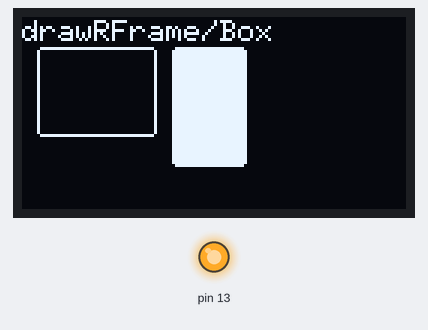
A sketch run on a simulated Arduino Uno, built with avr-gcc and run on an emulated ATmega328P. Shown: 128×64 one-colour display, output pins drawn as LEDs (lit = HIGH).

Above: at 3.52 s.
At 6.9 s:
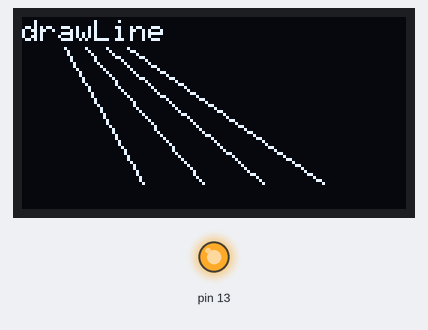
At 12.6 s:
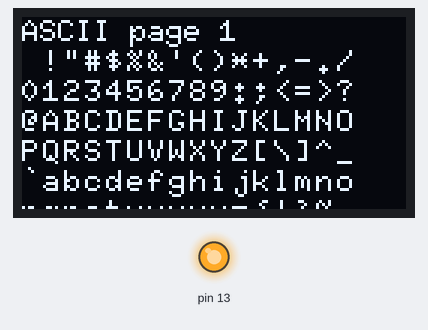
At 19.2 s:
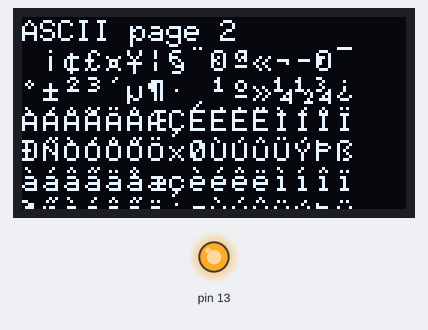
At 29.14 s:
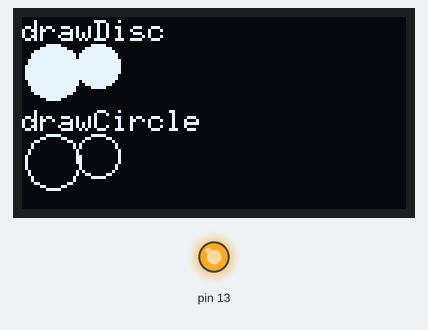
At 39.0 s:
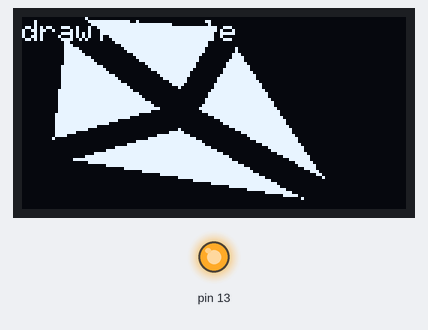

The sketch:

oled_i2c_128.ino
```cpp
#include "U8glib.h"

U8GLIB_SSD1306_128X64 u8g(U8G_I2C_OPT_NO_ACK);  // Display which does not send AC

void u8g_prepare(void) {
  u8g.setFont(u8g_font_6x10);
  u8g.setFontRefHeightExtendedText();
  u8g.setDefaultForegroundColor();
  u8g.setFontPosTop();
}

void u8g_box_frame(uint8_t a) {
  u8g.drawStr(0, 0, "drawBox");
  u8g.drawBox(5, 10, 20, 10);
  u8g.drawBox(10 + a, 15, 30, 7);
  u8g.drawStr(0, 30, "drawFrame");
  u8g.drawFrame(5, 10 + 30, 20, 10);
  u8g.drawFrame(10 + a, 15 + 30, 30, 7);
}

void u8g_disc_circle(uint8_t a) {
  u8g.drawStr(0, 0, "drawDisc");
  u8g.drawDisc(10, 18, 9);
  u8g.drawDisc(24 + a, 16, 7);
  u8g.drawStr(0, 30, "drawCircle");
  u8g.drawCircle(10, 18 + 30, 9);
  u8g.drawCircle(24 + a, 16 + 30, 7);
}

void u8g_r_frame(uint8_t a) {
  u8g.drawStr(0, 0, "drawRFrame/Box");
  u8g.drawRFrame(5, 10, 40, 30, a + 1);
  u8g.drawRBox(50, 10, 25, 40, a + 1);
}

void u8g_string(uint8_t a) {
  u8g.drawStr(30 + a, 31, " 0");
  u8g.drawStr90(30, 31 + a, " 90");
  u8g.drawStr180(30 - a, 31, " 180");
  u8g.drawStr270(30, 31 - a, " 270");
}

void u8g_line(uint8_t a) {
  u8g.drawStr(0, 0, "drawLine");
  u8g.drawLine(7 + a, 10, 40, 55);
  u8g.drawLine(7 + a * 2, 10, 60, 55);
  u8g.drawLine(7 + a * 3, 10, 80, 55);
  u8g.drawLine(7 + a * 4, 10, 100, 55);
}

void u8g_triangle(uint8_t a) {
  uint16_t offset = a;
  u8g.drawStr(0, 0, "drawTriangle");
  u8g.drawTriangle(14, 7, 45, 30, 10, 40);
  u8g.drawTriangle(14 + offset, 7 - offset, 45 + offset, 30 - offset, 57 + offset, 10 - offset);
  u8g.drawTriangle(57 + offset * 2, 10, 45 + offset * 2, 30, 86 + offset * 2, 53);
  u8g.drawTriangle(10 + offset, 40 + offset, 45 + offset, 30 + offset, 86 + offset, 53 + offset);
}

void u8g_ascii_1() {
  char s[2] = " ";
  uint8_t x, y;
  u8g.drawStr(0, 0, "ASCII page 1");
  for (y = 0; y < 6; y++) {
    for (x = 0; x < 16; x++) {
      s[0] = y * 16 + x + 32;
      u8g.drawStr(x * 7, y * 10 + 10, s);
    }
  }
}

void u8g_ascii_2() {
  char s[2] = " ";
  uint8_t x, y;
  u8g.drawStr(0, 0, "ASCII page 2");
  for (y = 0; y < 6; y++) {
    for (x = 0; x < 16; x++) {
      s[0] = y * 16 + x + 160;
      u8g.drawStr(x * 7, y * 10 + 10, s);
    }
  }
}

void u8g_extra_page(uint8_t a) {
  if (u8g.getMode() == U8G_MODE_HICOLOR || u8g.getMode() == U8G_MODE_R3G3B2) {
    /* draw background (area is 128x128) */
    u8g_uint_t r, g, b;
    b = a << 5;
    for (g = 0; g < 64; g++) {
      for (r = 0; r < 64; r++) {
        u8g.setRGB(r << 2, g << 2, b);
        u8g.drawPixel(g, r);
      }
    }
    u8g.setRGB(255, 255, 255);
    u8g.drawStr(66, 0, "Color Page");
  } else if (u8g.getMode() == U8G_MODE_GRAY2BIT) {
    u8g.drawStr(66, 0, "Gray Level");
    u8g.setColorIndex(1);
    u8g.drawBox(0, 4, 64, 32);
    u8g.drawBox(70, 20, 4, 12);
    u8g.setColorIndex(2);
    u8g.drawBox(0 + 1 * a, 4 + 1 * a, 64 - 2 * a, 32 - 2 * a);
    u8g.drawBox(74, 20, 4, 12);
    u8g.setColorIndex(3);
    u8g.drawBox(0 + 2 * a, 4 + 2 * a, 64 - 4 * a, 32 - 4 * a);
    u8g.drawBox(78, 20, 4, 12);
  } else {
    u8g.drawStr(0, 12, "setScale2x2");
    u8g.setScale2x2();
    u8g.drawStr(0, 6 + a, "setScale2x2");
    u8g.undoScale();
  }
}

uint8_t draw_state = 0;

void draw(void) {
  u8g_prepare();
  switch (draw_state >> 3) {
    case 0: u8g_box_frame(draw_state & 7); break;
    case 1: u8g_disc_circle(draw_state & 7); break;
    case 2: u8g_r_frame(draw_state & 7); break;
    case 3: u8g_string(draw_state & 7); break;
    case 4: u8g_line(draw_state & 7); break;
    case 5: u8g_triangle(draw_state & 7); break;
    case 6: u8g_ascii_1(); break;
    case 7: u8g_ascii_2(); break;
    case 8: u8g_extra_page(draw_state & 7); break;
  }
}

void setup(void) {
  // flip screen, if required
  //u8g.setRot180();

#if defined(ARDUINO)
  pinMode(13, OUTPUT);
  digitalWrite(13, HIGH);
#endif
}

void loop(void) {
  // picture loop
  u8g.firstPage();
  do {
    draw();
  } while (u8g.nextPage());

  // increase the state
  draw_state++;
  if (draw_state >= 9 * 8)
    draw_state = 0;

  // rebuild the picture after some delay
  delay(20);
}
```

Measured:
- what the display in image 1 shows lasts 0.6 s, from 6.9 s to 7.5 s
- what the display in image 2 shows lasts 6.7 s, from 12.5 s to 19.2 s
- what the display in image 5 shows lasts 0.8 s, from 38.9 s to 39.7 s
